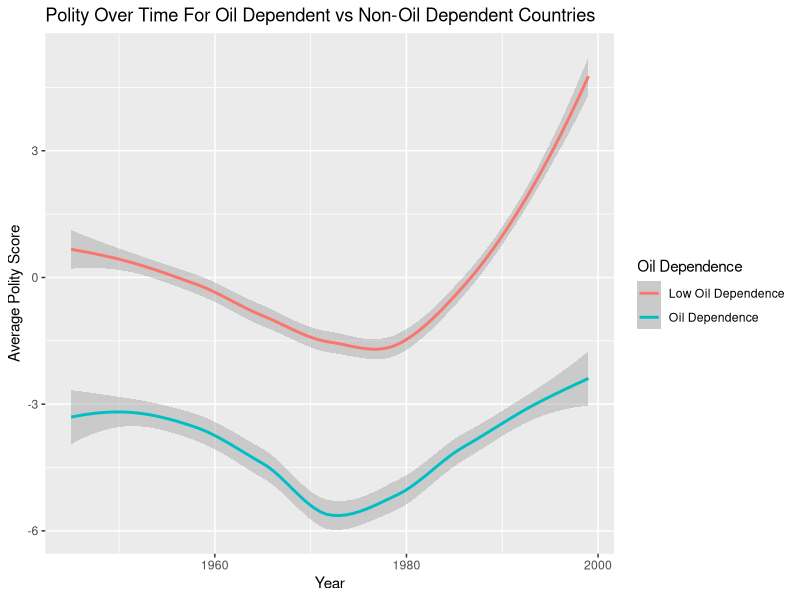
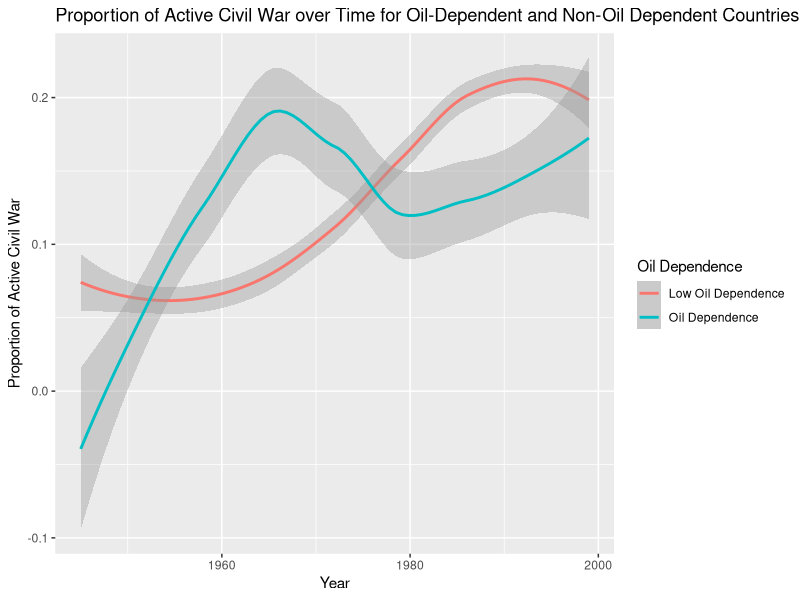
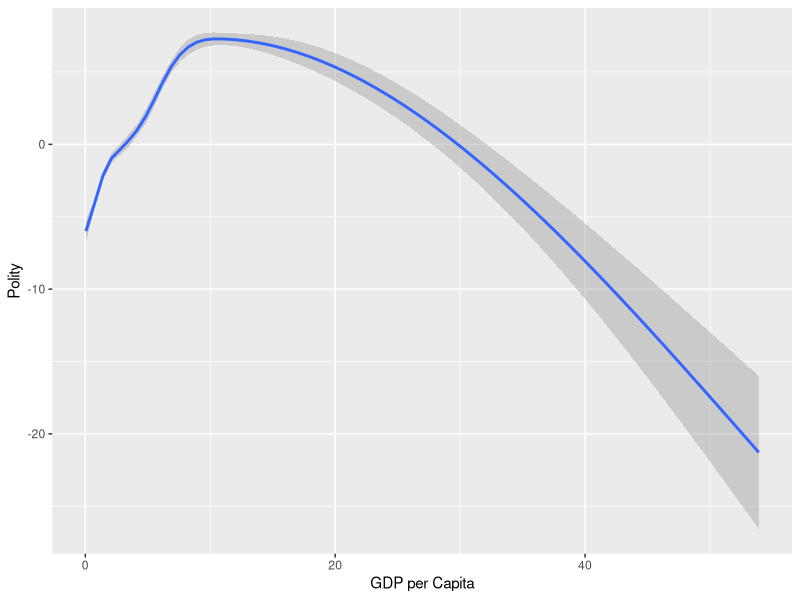
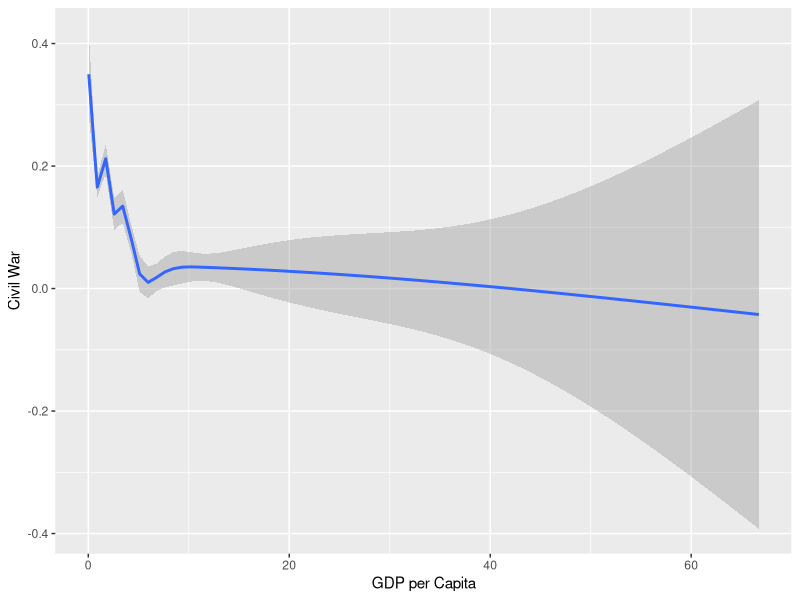

Source code (R) for these figures, in order:
## ---- chunk 1
library(tidyverse)
library(dplyr)
library(ggplot2)

# Load data
data <- read_csv("data/civilwar.csv") 
## ---- chunk 2
# POLITY AND OIL REVENUE

# Create oil_rev variable and calculate avg polity by oil_rev
polity_data <- data |>
  mutate(
    oil_rev = if_else(Oil == 1, "Oil Dependence", "Low Oil Dependence")
  ) |>
  group_by(oil_rev, year) |>
  summarize(avg_polity = mean(polity2, na.rm = TRUE)) 

# Graph polity over time for oil dependent and non-oil dependent nations
polity_plot <- polity_data |>
  ggplot(mapping = aes(x = year, y = avg_polity, color = oil_rev)) +
  geom_smooth() +
  labs(
    x = "Year",
    y = "Average Polity Score",
    title = "Polity Over Time For Oil Dependent vs Non-Oil Dependent Countries",
    color = "Oil Dependence"
  )

polity_plot


## ---- chunk 3
# CIVIL WAR AND OIL REVENUE

# Create oil dependence variable
war_data <- data |>
  mutate(
    oil_rev = if_else(Oil == 1, "Oil Dependence", "Low Oil Dependence")
  ) 

# Graph the proportion of active civil war over time for oil-dependent and non-oil dependent countries
war_plot <- war_data |>
  group_by(oil_rev, year) |>
  summarize(prop_war = mean(war, na.rm = TRUE)) |>
  ggplot(mapping = aes(x = year, y = prop_war, color = oil_rev)) +
  geom_smooth() +
  labs(
    x = "Year",
    y = "Proportion of Active Civil War",
    title = "Proportion of Active Civil War over Time for Oil-Dependent and Non-Oil Dependent Countries",
    color = "Oil Dependence"
  )

war_plot
## ---- chunk 4
# POLITY AND OIL REVENUE (regression)

library(broom)

# Mutates oil_rev variable 
data <- data |>
  mutate(
    oil_rev = if_else(Oil == 1, "Oil Dependence", "Low Oil Dependence")
  )

# Creates regression with polity as outcome and oil revenue/dependence as predictor
data$oil_reserve_situation<-data$oil_rev
fit_1 <- lm(polity2 ~ oil_reserve_situation, data = data)
summary(fit_1)

# Creates tables of results
fit_1 |>
  broom::tidy() |>
  select(term, estimate) |>
  knitr::kable(digits = 2)
## ---- chunk 5
# CIVIL WAR AND OIL REVENUE (regression)

# Creates regression with war as outcome and oil revenue/dependence as predictor
fit_2 <- lm(war ~ oil_reserve_situation, data = data)

# Creates tables of results
fit_2 |>
  broom::tidy() |>
  select(term, estimate) |>
  knitr::kable(digits = 2)
## ---- chunk 6
gdp_plot_polity <- data |>
  ggplot(mapping = aes(x = gdpen, y = polity2)) +
  geom_smooth() +
  labs(
    y = "Polity",
    x = "GDP per Capita"
  )

gdp_plot_polity

gdp_plot_war <- data |>
  ggplot(mapping = aes(x = gdpen, y = war)) +
  geom_smooth() +
  labs(
    y = "Civil War",
    x = "GDP per Capita"
  )

gdp_plot_war

fit_war_gdp <- lm(war ~ gdpen, data = data)

summary(fit_war_gdp)
